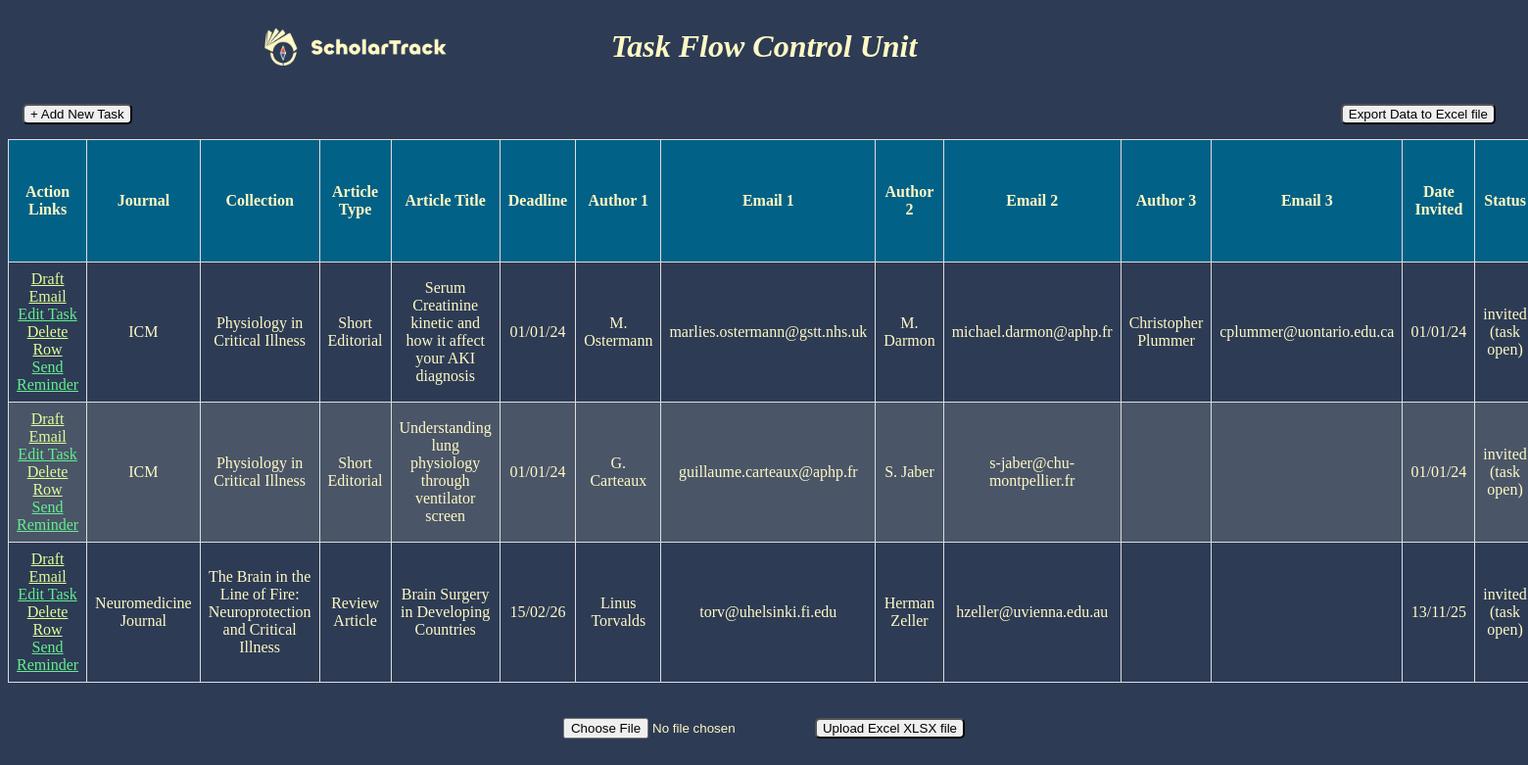
The page / on the database its author committed.
### app.py (models this page shows, shortened)
class Task(db.Model):
    id = db.Column(db.Integer, primary_key=True)
    journal = db.Column(db.String(100), nullable=False)
    collection = db.Column(db.String(50))
    type = db.Column(db.String(50))
    title = db.Column(db.String(120))
    deadline = db.Column(db.Date)
    author1 = db.Column(db.String(30))
    email1 = db.Column(db.String(30))
    author2 = db.Column(db.String(30))
    email2 = db.Column(db.String(30))
    author3 = db.Column(db.String(30))
    email3 = db.Column(db.String(30))
    date_invited = db.Column(db.Date)
    status = db.Column(db.String(30))
    last_change_in_notes = db.Column(db.Date)
    notes = db.Column(db.String(2500))

### app.py (the view, shortened to what this page needs)
@app.route('/', methods=['POST', 'GET'])  # type: ignore
def index():
    tasks = Task.query.all()
    return render_template('index.html', tasks=tasks)

### templates/index.html (shortened to what this page needs)
{% extends 'base.html' %}
{% block body %}
<div class="content">
    <div class="main-title-container">
        <img src="static/scholar_track.png" alt="Scholar Track" class="main-page-logo">
        <div class="main-title"><h1><i>Task Flow Control Unit</i></h1></div>
    </div>
    <br>
    {% if tasks | length < 1 %}
    <h2>The grid is not populated.</h2>
    <h3>Please add a new task manually:</h3>
        <a href="{{ url_for('new_task') }}">
            <button class="btn">
                + Add New Task
            </button>
        </a>
    <h3>Or upload an xlsx file:</h3>
    {% else %}
    <a href="{{ url_for('new_task') }}">
        <button class="new-task-button">
            + Add New Task
        </button>
    </a>
    <a href="{{ url_for('export_excel') }}">
        <button class="export-button">Export Data to Excel file</button>
    </a>
    <br><br>
    <table>
        <thead>
            <tr>
                <th>Action Links</th>
                <th>Journal</th>
                <th>Collection</th>
                <th>Article Type</th>
                <th>Article Title</th>
                <th>Deadline</th>
                <th>Author 1</th>
                <th>Email 1</th>
                <th>Author 2</th>
                <th>Email 2</th>
                <th>Author 3</th>
                <th>Email 3</th>
                <th>Date Invited</th>
                <th>Status</th>
            </tr>
        </thead>
        <tbody>
            {% for task in tasks %}
            <tr>
                <td>
                    <a class='one' href="{{ url_for('edit_email', task_id=task.id) }}">Draft Email</a><br>
                    <a class='two' href="{{ url_for('edit_task', task_id=task.id) }}">Edit Task</a><br>
                    <a class='one' href="{{ url_for('confirm_delete', id=task.id) }}">Delete Row</a><br>
                    <a class='two' href="{{ url_for('follow_up', task_id=task.id) }}">Send Reminder</a>
                </td>
                <td>{{task.journal}}</td>
                <td>{{task.collection}}</td>
                <td>{{task.type}}</td>
                <td>{{task.title}}</td>
                <td>{{task.deadline.strftime('%d/%m/%y')}}</td>
                <td>{{task.author1}}</td>
                <td>{{task.email1}}</td>
                <td>{{task.author2}}</td>
                <td>{{task.email2}}</td>
                <td>{{task.author3}}</td>
                <td>{{task.email3}}</td>
                <td>{{task.date_invited.strftime('%d/%m/%y')}}</td>
                <td>{{task.status}}</td>
            </tr>
            {% endfor %}
        </tbody>
    </table>
    <br><br>
    {% endif %}
        <form style="display: inline-block;" method="post" enctype="multipart/form-data">
            <input type="file" name="file" accept=".xlsx" required>
            <button type="submit" class="btn">Upload Excel XLSX file</button>
        </form>
</div>
<br><br><br>
{% endblock %}

### static/style.css (style rules this page uses)
body { background-color: #2d3b55; color: #fff9c4 }
.main-title-container { position: relative; width: 100%; display: flex; align-items: center; }
.main-page-logo { position: absolute; left: 23%; transform: translateX(-50%); height: auto; width: 12%; }
.main-title { width: 100%; text-align: center; margin: 0 auto; }
.content { align-items: center; text-align: center; }
a.one:link { color: #e0fd97; }
a.two:link { color: #65ee8e; }
table { background-color: #2d3b55; border-collapse: collapse; width: 98%; margin-left: auto; margin-right: auto; color: #fff9c4 }
tr:nth-child(even) { background-color: #4a5568; }
th { background-color: #026186; font-weight: bold; text-align: center; }
th, td { border: 1px solid #dddddd; text-align: center; padding: 8px; }
.export-button { margin-right: 25px; float: right; border-radius: 5px; }
.new-task-button { margin-left: 15px; float: left; border-radius: 5px; }
.btn { border-radius: 5px; }

### rows shown on the page
Task: journal "ICM", collection "Physiology in Critical Illness", type "Short Editorial", title "Serum Creatinine kinetic and how it affect your AKI diagnosis", deadline "01/01/24", author1 "M. Ostermann", email1 "marlies.ostermann@gstt.nhs.uk", author2 "M. Darmon", email2 "michael.darmon@aphp.fr", author3 "Christopher Plummer", email3 "cplummer@uontario.edu.ca", date_invited "01/01/24", status "invited (task open)"
Task: journal "ICM", collection "Physiology in Critical Illness", type "Short Editorial", title "Understanding lung physiology through ventilator screen", deadline "01/01/24", author1 "G. Carteaux", email1 "guillaume.carteaux@aphp.fr", author2 "S. Jaber", email2 "s-jaber@chu-montpellier.fr", date_invited "01/01/24", status "invited (task open)"
Task: journal "Neuromedicine Journal", collection "The Brain in the Line of Fire: Neuroprotection and Critical Illness", type "Review Article", title "Brain Surgery in Developing Countries", deadline "15/02/26", author1 "Linus Torvalds", email1 "torv@uhelsinki.fi.edu", author2 "Herman Zeller", email2 "hzeller@uvienna.edu.au", date_invited "13/11/25", status "invited (task open)"
